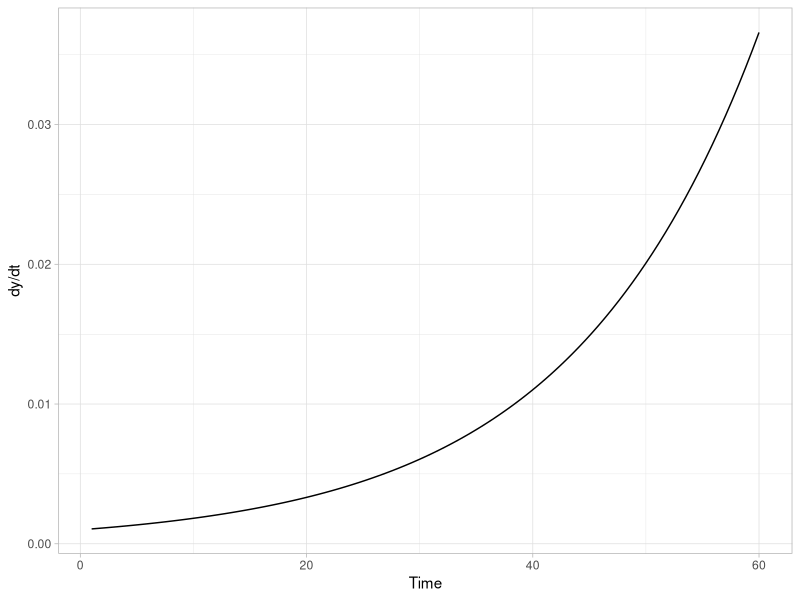
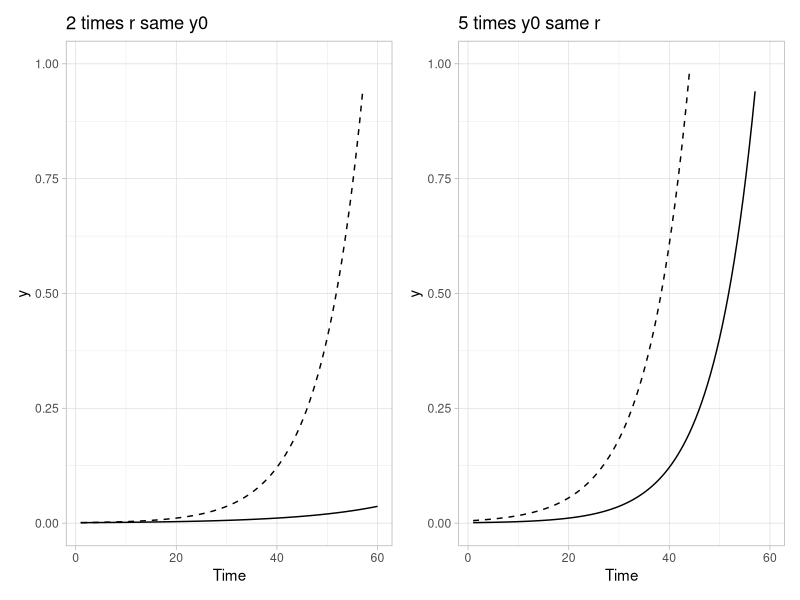
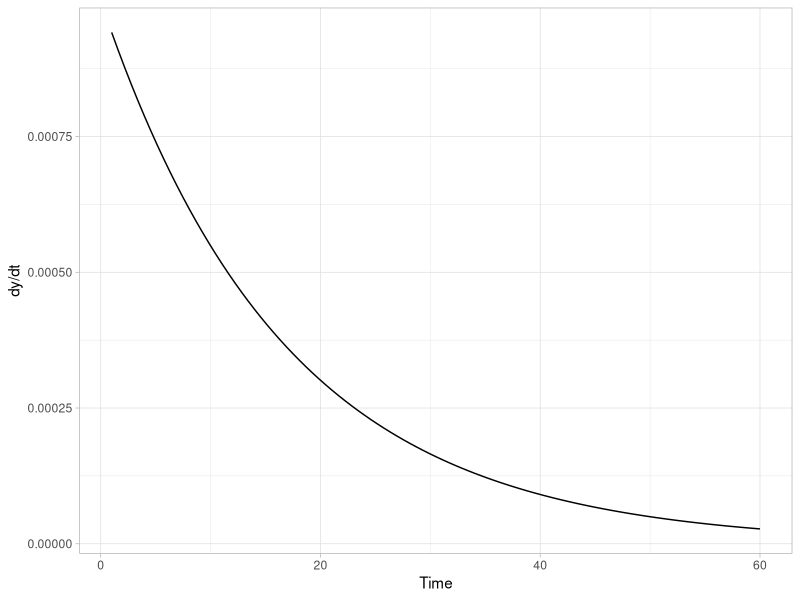
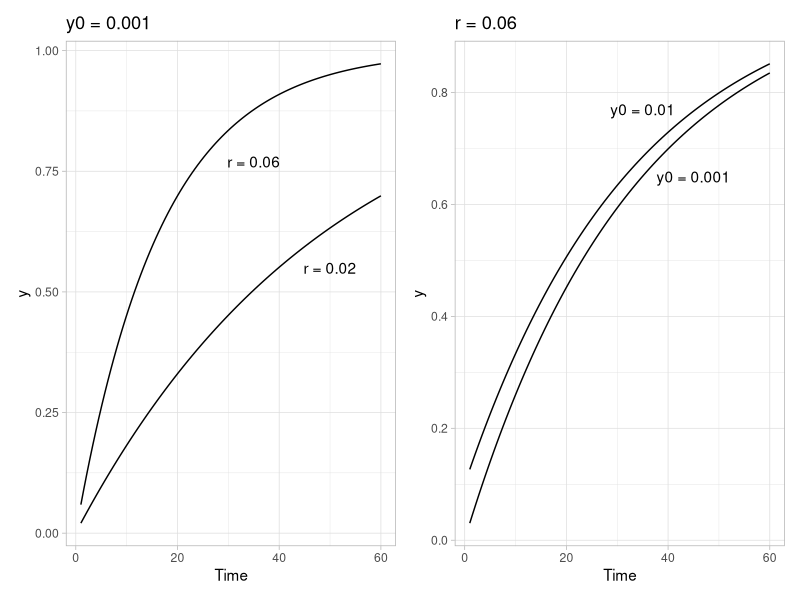
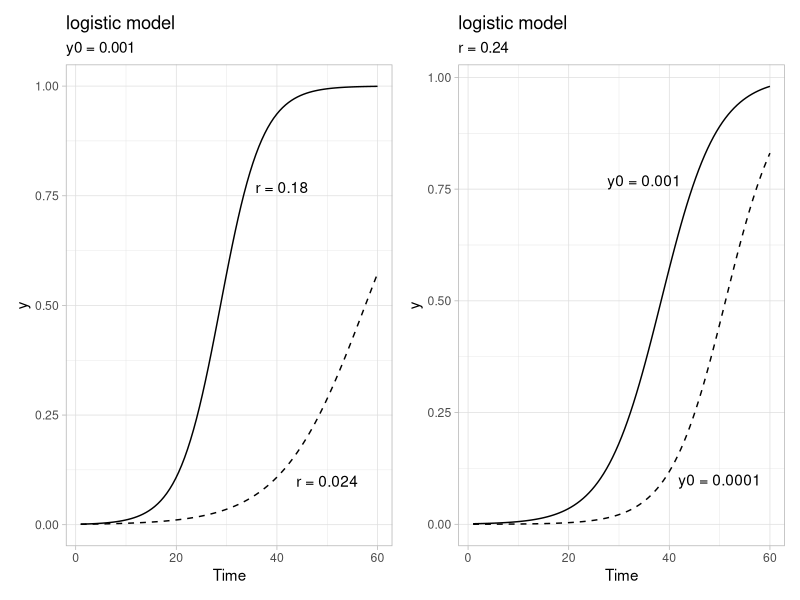
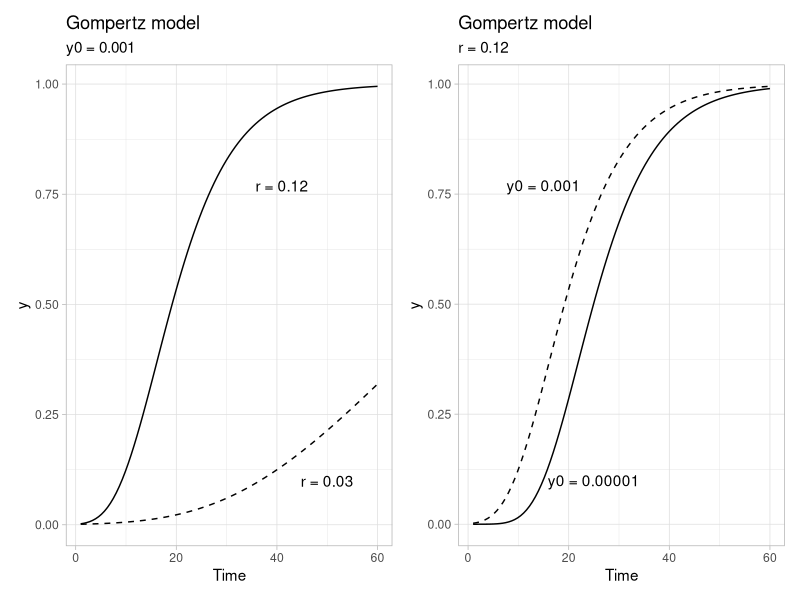

Recreate these plots in R, in order.
## ---- chunk 1
library(tidyverse)
library(ggthemes)
library(patchwork)
theme_set(theme_light())
## ---- chunk 2
y0 <- 0.001 # initial inoculum curve 1
r <- 0.06 # rate curve 1
tmax <- 60 # maximum duration t of the epidemics
dat <- data.frame(t = seq(1:tmax), y = seq(0:1))
## ---- chunk 3
dat %>%
  ggplot(aes(t, y)) +
  stat_function(fun = function(t) y0 * exp(r * t)) +
  labs(
    y = "dy/dt",
    x = "Time"
  )
## ---- chunk 4

p1 <- dat %>%
  ggplot(aes(t, y)) +
  stat_function(fun = function(t) y0 * exp(r * t), linetype = 1) +
  stat_function(fun = function(t) y0 * exp(r * 2 * t), linetype = 2) +
  ylim(0, 1) +
  labs(
    title = "2 times r same y0",
    x = "Time"
  )


p2 <- dat %>%
  ggplot(aes(t, y)) +
  stat_function(fun = function(t) y0 * exp(r * 2 * t), linetype = 1) +
  stat_function(fun = function(t) y0 * 5 * exp(r * 2 * t), linetype = 2) +
  ylim(0, 1) +
  labs(title = "5 times y0 same r", x = "Time")

p1 | p2
## ---- chunk 5
dat %>%
  ggplot(aes(t, y)) +
  stat_function(fun = function(t) y0 * exp(-r * t)) +
  labs(y = "dy/dt", x = "Time")
## ---- chunk 6

p3 <- dat %>%
  ggplot(aes(t, y)) +
  stat_function(fun = function(t) 1 - ((1 - y0) * exp(-r * t))) +
  stat_function(fun = function(t) 1 - ((1 - y0) * exp(-(r / 3) * t))) +
  labs(title = "y0 = 0.001", x = "Time") +
  annotate(geom = "text", x = 35, y = 0.77, label = "r = 0.06") +
  annotate(geom = "text", x = 50, y = 0.55, label = "r = 0.02")

p4 <- dat %>%
  ggplot(aes(t, y)) +
  stat_function(fun = function(t) 1 - ((1 - y0) * exp(-r / 2 * t))) +
  stat_function(fun = function(t) 1 - ((1 - (y0 * 100)) * exp(-r / 2 * t))) +
  labs(title = "r = 0.06", x = "Time") +
  annotate(geom = "text", x = 35, y = 0.77, label = "y0 = 0.01") +
  annotate(geom = "text", x = 45, y = 0.65, label = "y0 = 0.001")

p3 | p4
## ---- chunk 7

p5 <- dat %>%
  ggplot(aes(t, y)) +
  stat_function(
    linetype = 2,
    fun = function(t) 1 / (1 + ((1 - y0) / y0) * exp(-r * 2 * t))
  ) +
  stat_function(fun = function(t) 1 / (1 + ((1 - y0) / y0) * exp(-r * 4 * t))) +
  labs(title = "logistic model", subtitle = "y0 = 0.001", x = "Time") +
  annotate(geom = "text", x = 41, y = 0.77, label = "r = 0.18") +
  annotate(geom = "text", x = 50, y = 0.10, label = "r = 0.024")


p6 <- dat %>%
  ggplot(aes(t, y)) +
  stat_function(
    linetype = 2,
    fun = function(t) 1 / (1 + ((1 - (y0 / 10)) / (y0 / 10)) * exp(-r * 3 * t))
  ) +
  stat_function(fun = function(t) 1 / (1 + ((1 - y0) / y0) * exp(-r * 3 * t))) +
  labs(title = "logistic model", subtitle = "r = 0.24", x = "Time") +
  annotate(geom = "text", x = 35, y = 0.77, label = "y0 = 0.001") +
  annotate(geom = "text", x = 50, y = 0.10, label = "y0 = 0.0001")


p5 | p6
## ---- chunk 8
p7 <- dat %>%
  ggplot(aes(t, y)) +
  stat_function(
    linetype = 2,
    fun = function(t) exp(log(y0) * exp(-r/2 * t))
  ) +
  stat_function(fun = function(t) exp(log(y0) * exp(-r*2 * t))) +
  labs(title = "Gompertz model", subtitle = "y0 = 0.001", x = "Time") +
  annotate(geom = "text", x = 41, y = 0.77, label = "r = 0.12") +
  annotate(geom = "text", x = 50, y = 0.10, label = "r = 0.03")


p8 <- dat %>%
  ggplot(aes(t, y)) +
  stat_function(
    linetype = 2,
    fun = function(t) exp(log(y0) * exp(-r*2 * t))
  ) +
  stat_function(fun = function(t) exp(log(y0/1000) * exp(-r*2 * t))) +
  labs(title = "Gompertz model", subtitle = "r = 0.12", x = "Time") +
  annotate(geom = "text", x = 15, y = 0.77, label = "y0 = 0.001") +
  annotate(geom = "text", x = 25, y = 0.10, label = "y0 = 0.00001")


p7 | p8

